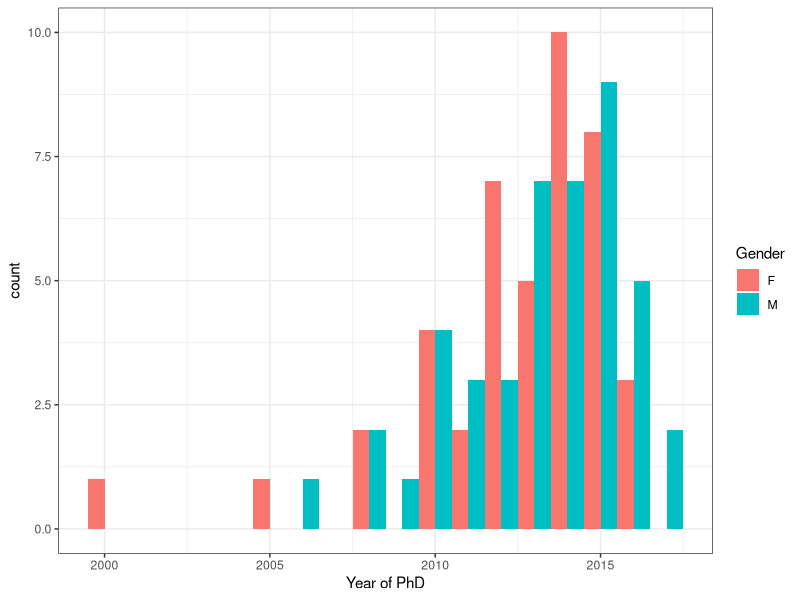
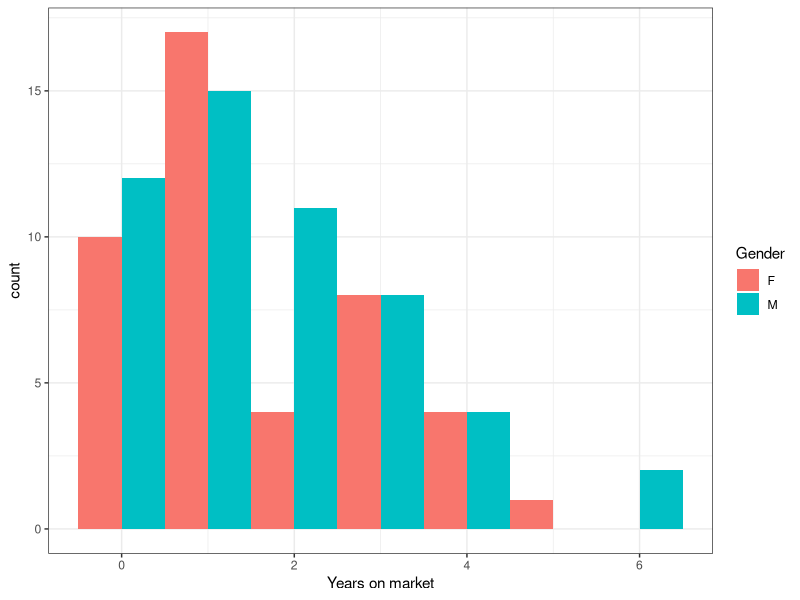
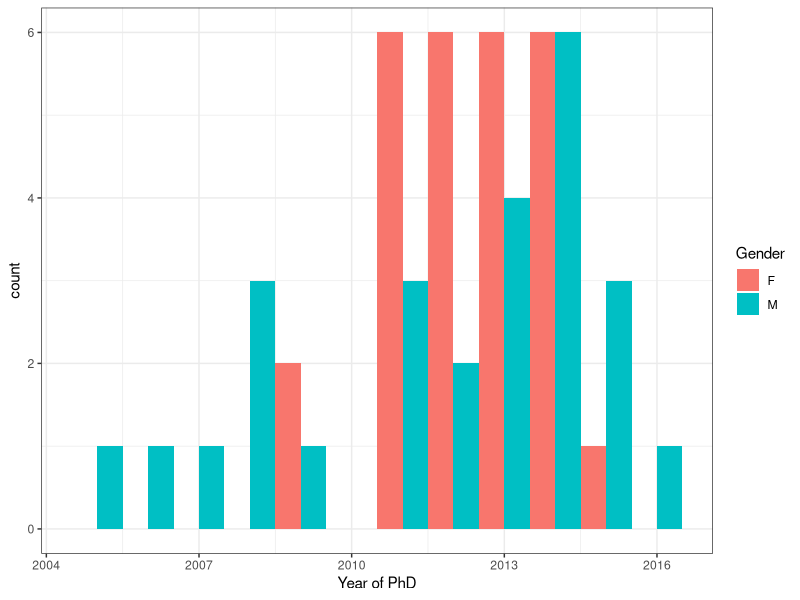
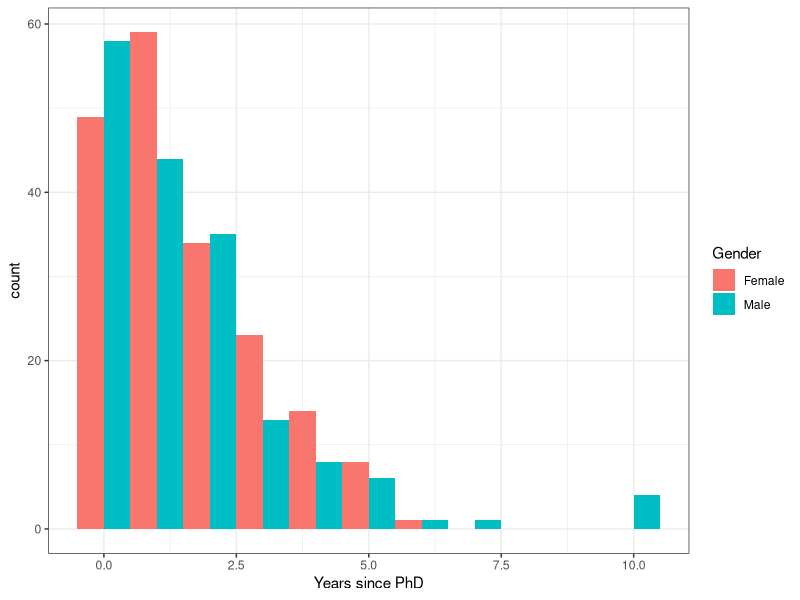
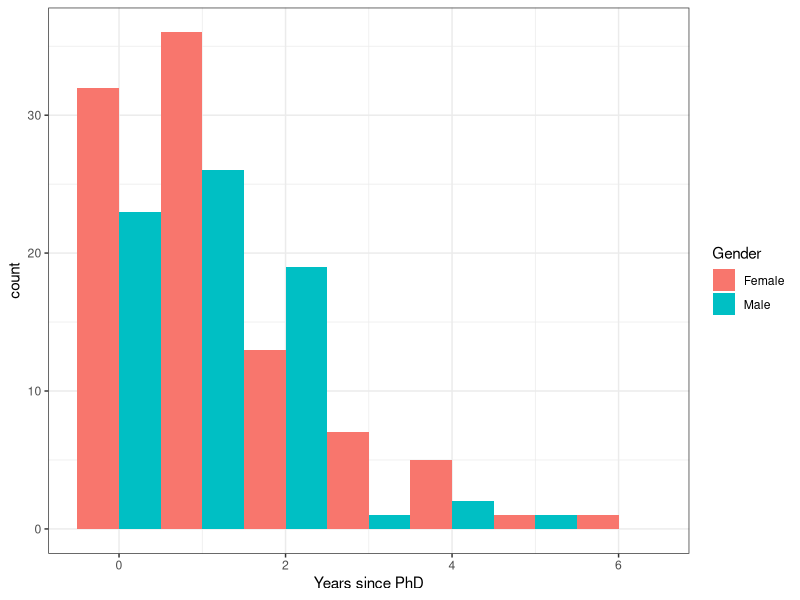

Write the R code that produced these figures, in order.
## ---- chunk 1
knitr::opts_chunk$set(echo = TRUE)
## ---- chunk 2
library(ggplot2)
library(dplyr)
library(cowplot)
library(stringr)
## ---- chunk 3
df <- read.csv("EcoEvoJobApps20162017AnonQualsedited.csv", na.strings = "?")
head(df)
colnames(df)
str(df)
## ---- chunk 4
YearGender <- 
  df %>%
  filter(!is.na(Postdoc)) %>%
  filter(Number.apps >0) %>%
  group_by(Gender,Postdoc) %>%
  summarise(n=n()) %>%
  mutate(rel.freq = round(100 * n/sum(n), 0))

yeargenderplot <- df %>%
  filter(!is.na(Postdoc)) %>%
  filter(Number.apps >0) %>%
  ggplot(aes(x = Postdoc, fill=Gender)) +
  geom_histogram(binwidth=1.0, boundary=-0.5, position="dodge") +
  xlab("Year of PhD") +
  theme_bw() 

yeargenderplot

save_plot("yeargenderplot.jpg", yeargenderplot, base_height=4, base_width = 6)
## ---- chunk 5
yearsonmarketplot <- df %>%
  filter(!is.na(Years.on.market)) %>%
  ggplot(aes(x = Years.on.market, fill=Gender)) +
  geom_histogram(binwidth=1.0, boundary=-0.5, position="dodge") +
  xlab("Years on market") +
  theme_bw() 

yearsonmarketplot
## ---- chunk 6
df2015 <- read.csv("EcoEvoJobApps20152016AnonQualsedited.csv", na.strings = "?")
head(df)
colnames(df)
str(df)
## ---- chunk 7
YearGender2015 <- 
  df2015 %>%
  filter(!is.na(PhD.year)) %>%
  filter(Number.apps >0) %>%
  group_by(Gender,PhD.year) %>%
  summarise(n=n()) %>%
  mutate(rel.freq = round(100 * n/sum(n), 0))

yeargenderplot2015 <- df2015 %>%
  filter(!is.na(PhD.year)) %>%
  filter(!is.na(Gender)) %>%
  filter(Number.apps >0) %>%
  ggplot(aes(x = PhD.year, fill=Gender)) +
  geom_histogram(binwidth=1.0, boundary=-0.5, position="dodge") +
  xlab("Year of PhD") +
  theme_bw() 

yeargenderplot2015

save_plot("yeargenderplot2015.jpg", yeargenderplot2015, base_height=4, base_width = 6)
## ---- chunk 8
polldf <- read.csv("JobAppPolltrimmed.csv", na.strings = "?")
head(polldf)
colnames(polldf)
str(polldf)
## ---- chunk 9
PollGenderAllYears <- 
  polldf %>%
  filter(!is.na(FirstApplied01)) %>%
  filter(Gender==c("Male") | Gender==c("Female")) %>%
  group_by(Gender,FirstApplied01) %>%
  summarise(n=n()) %>%
  mutate(rel.freq = round(100 * n/sum(n), 0))

yeargenderplotpollallyears <- polldf %>%
  filter(!is.na(FirstApplied01)) %>%
  filter(Gender==c("Male") | Gender==c("Female")) %>%
  ggplot(aes(x = FirstApplied01, fill=Gender)) +
  geom_histogram(binwidth=1.0, boundary=-0.5, position="dodge") +
  xlab("Years since PhD") +
  theme_bw() 

yeargenderplotpollallyears

save_plot("yeargenderplotpollallyears.jpg", yeargenderplotpollallyears, base_height=4, base_width = 6)
## ---- chunk 10
PollGenderLast5Years <- 
  polldf %>%
  filter(!is.na(FirstApplied01)) %>%
  filter(Gender==c("Male") | Gender==c("Female")) %>%
  filter(PhD01 > 2011) %>%
  group_by(Gender,FirstApplied01) %>%
  summarise(n=n()) %>%
  mutate(rel.freq = round(100 * n/sum(n), 0))

yeargenderplotpolllast5years <- polldf %>%
  filter(!is.na(FirstApplied01)) %>%
  filter(Gender==c("Male") | Gender==c("Female")) %>%
  filter(PhD01 > 2011) %>%
  ggplot(aes(x = FirstApplied01, fill=Gender)) +
  geom_histogram(binwidth=1.0, boundary=-0.5, position="dodge") +
  xlab("Years since PhD") +
  theme_bw() 

yeargenderplotpolllast5years

save_plot("yeargenderplotpolllast5years.jpg", yeargenderplotpolllast5years, base_height=4, base_width = 6)
